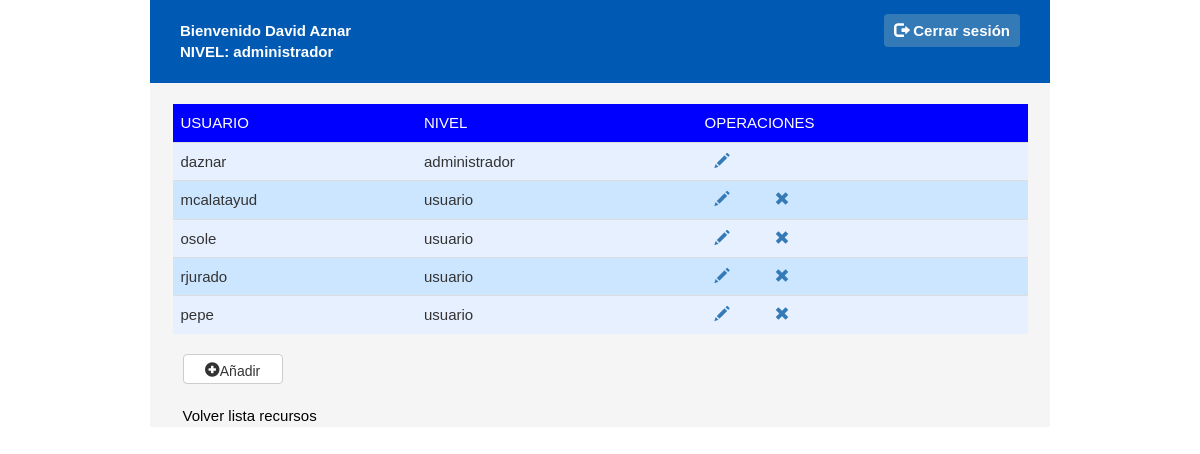
The app's page /principal.php (signed in) with its own data.
### tables this page shows
CREATE TABLE `usuario` (
  `idusuario` int(3) NOT NULL,
  `nombre` varchar(20) DEFAULT NULL,
  `apellidos` varchar(50) DEFAULT NULL,
  `alias` varchar(15) DEFAULT NULL,
  `pwd` varchar(15) DEFAULT NULL,
  `usu_nivel` varchar(30) NOT NULL
);

### principal.php (the view, shortened to what this page needs)
<?php
	include 'session.php';
	if (isset($_SESSION['username'])){
?>
<!DOCTYPE html>
<html>
	<head>
		<link rel="stylesheet" href="https://maxcdn.bootstrapcdn.com/bootstrap/3.3.7/css/bootstrap.min.css">
		<link rel="stylesheet" href="https://maxcdn.bootstrapcdn.com/bootstrap/3.3.7/css/bootstrap.min.css">
		<link rel="stylesheet" type="text/css" href="css/style.css">
	</head>
	<body>
		<div class="window">
			<div class="user-login-view">
				<div class="user-view-left">
					<?php
						$nsql="SELECT * FROM `usuario` WHERE `alias`= '".$_SESSION['username']."'";
						$name = mysqli_query($conexion, $nsql);
						while ($resname=mysqli_fetch_array($name)) {
							echo "<p>Bienvenido ".$resname['nombre']." ".$resname['apellidos']."</p>";
							echo "<p>NIVEL: " .$resname['usu_nivel']."</p>";
						}
					?>
				</div>
				<div class="login-view-right">
					<a href="index.php?logout='1'" class="btn-logout"><span class="glyphicon glyphicon-log-out"></span> Cerrar sesi&#243;n</a>
				</div>
			</div>
			<div class="contenedorTable">
				<br>
				<table class="table table-hover">
				    <thead>
				      	<tr style="background-color: blue; color: white">
				        	<td>USUARIO</td>
				        	<td>NIVEL</td>
				        	<td>OPERACIONES</td>
				    </thead>
				    <tbody>
				    	<?php
				    		$q = "SELECT * FROM usuario";
							$resultado = mysqli_query($conexion, $q);
							if(mysqli_num_rows($resultado)>0){
								while ($datos_usuario=mysqli_fetch_array($resultado)){
									echo "<tr>";
										echo "<td>". $datos_usuario['alias'] ."</td>";
										echo "<td>". $datos_usuario['usu_nivel'] ."</td>";
										if ($_SESSION['nivel'] == 'administrador'){
											echo "<td>";
												echo "<a href='insertar_modificar.php?id=" . $datos_usuario['alias'] . "&permisos'><i class='glyphicon glyphicon-pencil'></i></a>";
												if ($datos_usuario['alias'] != $_SESSION['username']) {
													echo "<a href='#' onclick='eliminar(\"$datos_usuario[alias]\");'><i class='glyphicon glyphicon-remove'></i></a>";
												}
											echo "</td>";
										}
									echo "</tr>";
								}
							}
				    	?>
				    </tbody>
			  	</table>
				  	<?php
				  	if ($_SESSION['nivel'] == 'administrador') {
				  		echo "<a href='insertar_modificar.php'><button type='buttonNuevo' class='btn btn-default'><i class='glyphicon glyphicon-plus-sign'></i>Añadir</button></a> <br><br>";
				  	}
				  	?>
				  	<a style="color: black;" href="recursos.php">Volver lista recursos</a>
			</div>
		</div>
	</body>
</html>
<?php
	}else{
		header('location: index.php');
	}
?>

### css/style.css (style rules this page uses)
* { padding: 0; margin: 0; font-family: Sans-serif, Verdana; font-size: 15px; }
body { background-image: url(../img/background/green_dust_scratch_@2X.png); }
button { width: 100px; height: 30px; border: none; background-color:#0059b3; border-radius: 4px; cursor: pointer; }
a { padding: 8px 10px; border-radius: 4px; cursor: pointer; text-decoration: none; }
.btn-logout { color: #fff; background-color:#337ab7; border: none; font-weight: bold; }
.window { position: inherit; width: 75%; height: 100%; min-width: 350px; height: 100%; margin: 0 auto; background-color: rgba(245,245,245, 1); padding: 0px; }
.user-login-view { position: relative; overflow: hidden; padding: 10px 20px; background-color: #0059b3; color: #fff; font-weight: bold; }
.user-view-left { float: left; }
.user-view-left p { margin: 0; }
.login-view-right { float: right; }
.user-view-left, .login-view-right { margin: 10px 10px 10px 10px; }
.contenedorTable { width: 95%; margin-left: 2.5%; }
tr { border: 1px; }
tr:nth-child(even) { background-color: #cce6ff; }
tr:nth-child(odd) { background-color: #e6f0ff; }
th, td { padding: 10px; text-align: left; }

### records on screen
usuario: nombre "David", apellidos "Aznar", usu_nivel "administrador", alias "daznar"
usuario: alias "mcalatayud", usu_nivel "usuario"
usuario: alias "osole", usu_nivel "usuario"
usuario: alias "rjurado", usu_nivel "usuario"
usuario: alias "pepe", usu_nivel "usuario"
